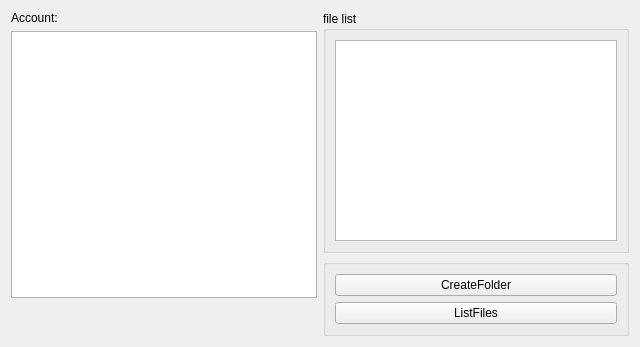
<?xml version="1.0" encoding="UTF-8"?>
<ui version="4.0">
 <class>Tool</class>
 <widget class="QWidget" name="Tool">
  <property name="geometry">
   <rect>
    <x>0</x>
    <y>0</y>
    <width>640</width>
    <height>347</height>
   </rect>
  </property>
  <property name="windowTitle">
   <string>Form</string>
  </property>
  <layout class="QHBoxLayout" name="horizontalLayout_2">
   <item>
    <layout class="QVBoxLayout" name="verticalLayout_4">
     <item>
      <widget class="QLabel" name="label">
       <property name="text">
        <string>Account:</string>
       </property>
      </widget>
     </item>
     <item>
      <widget class="QListView" name="accountView">
       <property name="sizePolicy">
        <sizepolicy hsizetype="MinimumExpanding" vsizetype="Expanding">
         <horstretch>0</horstretch>
         <verstretch>0</verstretch>
        </sizepolicy>
       </property>
      </widget>
     </item>
     <item>
      <layout class="QHBoxLayout" name="horizontalLayout">
       <item>
        <widget class="QPushButton" name="addAccountButton">
         <property name="sizePolicy">
          <sizepolicy hsizetype="Fixed" vsizetype="Fixed">
           <horstretch>0</horstretch>
           <verstretch>0</verstretch>
          </sizepolicy>
         </property>
         <property name="minimumSize">
          <size>
           <width>32</width>
           <height>32</height>
          </size>
         </property>
         <property name="maximumSize">
          <size>
           <width>32</width>
           <height>32</height>
          </size>
         </property>
         <property name="text">
          <string/>
         </property>
         <property name="iconSize">
          <size>
           <width>22</width>
           <height>22</height>
          </size>
         </property>
         <property name="flat">
          <bool>true</bool>
         </property>
        </widget>
       </item>
       <item>
        <widget class="QPushButton" name="deleteAccountButton">
         <property name="minimumSize">
          <size>
           <width>32</width>
           <height>32</height>
          </size>
         </property>
         <property name="maximumSize">
          <size>
           <width>32</width>
           <height>32</height>
          </size>
         </property>
         <property name="text">
          <string/>
         </property>
         <property name="iconSize">
          <size>
           <width>22</width>
           <height>22</height>
          </size>
         </property>
         <property name="flat">
          <bool>true</bool>
         </property>
        </widget>
       </item>
       <item>
        <spacer name="horizontalSpacer">
         <property name="orientation">
          <enum>Qt::Horizontal</enum>
         </property>
         <property name="sizeHint" stdset="0">
          <size>
           <width>40</width>
           <height>20</height>
          </size>
         </property>
        </spacer>
       </item>
      </layout>
     </item>
    </layout>
   </item>
   <item>
    <layout class="QVBoxLayout" name="verticalLayout">
     <item>
      <widget class="QGroupBox" name="groupBox_2">
       <property name="title">
        <string>file list</string>
       </property>
       <layout class="QVBoxLayout" name="verticalLayout_2">
        <item>
         <widget class="QListView" name="fileView"/>
        </item>
       </layout>
      </widget>
     </item>
     <item>
      <widget class="QGroupBox" name="groupBox">
       <property name="title">
        <string/>
       </property>
       <property name="alignment">
        <set>Qt::AlignLeading|Qt::AlignLeft|Qt::AlignVCenter</set>
       </property>
       <layout class="QVBoxLayout" name="verticalLayout_3">
        <item>
         <widget class="QPushButton" name="createFolderButton">
          <property name="text">
           <string>CreateFolder</string>
          </property>
         </widget>
        </item>
        <item>
         <widget class="QPushButton" name="listButton">
          <property name="text">
           <string>ListFiles</string>
          </property>
         </widget>
        </item>
       </layout>
      </widget>
     </item>
    </layout>
   </item>
  </layout>
 </widget>
 <resources/>
 <connections/>
</ui>
